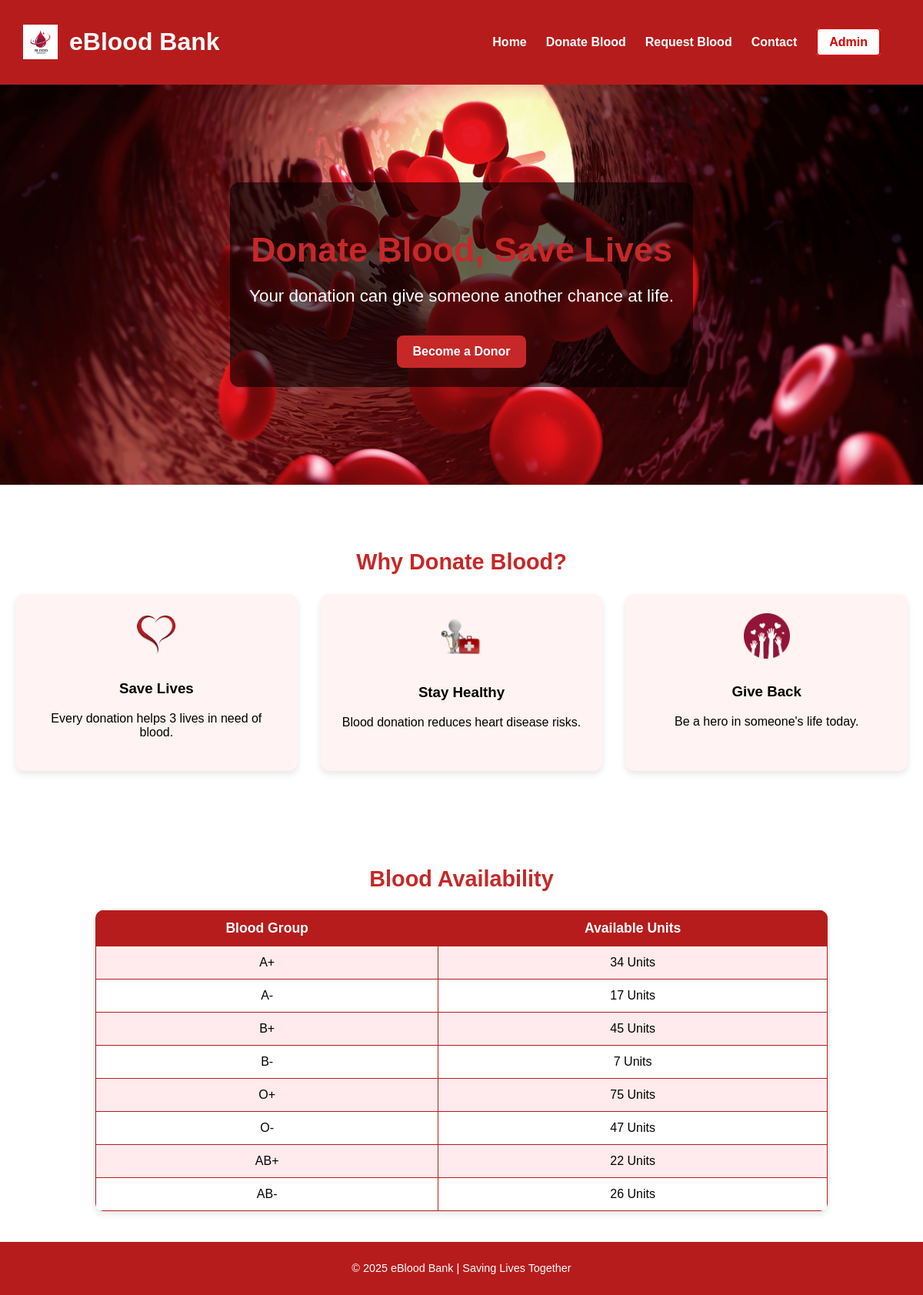
The page / on the database its author committed.
### tables this page shows
CREATE TABLE `blood_stock` (
  `id` int(11) NOT NULL,
  `blood_group` varchar(10) NOT NULL,
  `quantity` int(11) NOT NULL,
  `last_updated` timestamp NOT NULL DEFAULT current_timestamp() ON UPDATE current_timestamp()
);

### index.php (the view, shortened to what this page needs)
<!DOCTYPE html>
<html lang="en">
<head>
    <link rel="stylesheet" href="style.css">
</head>
<body>
<header>
    <div class="logo">
        <img src="images/logo.png" alt="eBlood Bank">
        <h1>eBlood Bank</h1>
    </div>
    <nav>
        <ul>
        <nav>
    <ul>
    <nav>
    <ul>
        <li><a href="index.php">Home</a></li>
        <li><a href="donor_registration.php">Donate Blood</a></li>
        <li><a href="request.php">Request Blood</a></li>
        <li><a href="contact.php">Contact</a></li>
        <li><a href="admin/admin_login.php" class="admin-btn">Admin</a></li>
    </ul>
</nav>
    </ul>
</nav>
        </ul>
    </nav>
</header>
<section class="hero">
    <div class="hero-text">
        <h2>Donate Blood, Save Lives</h2>
        <p>Your donation can give someone another chance at life.</p>
        <a href="donor_registration.php" class="btn">Become a Donor</a>
    </div>
</section>
<section class="about">
    <h2>Why Donate Blood?</h2>
    <div class="about-content">
        <div class="about-box">
            <img src="images/heart.png" alt="Save Lives">
            <h3>Save Lives</h3>
            <p>Every donation helps 3 lives in need of blood.</p>
        </div>
        <div class="about-box">
            <img src="images/health.png" alt="Stay Healthy">
            <h3>Stay Healthy</h3>
            <p>Blood donation reduces heart disease risks.</p>
        </div>
        <div class="about-box">
            <img src="images/community.png" alt="Give Back">
            <h3>Give Back</h3>
            <p>Be a hero in someone's life today.</p>
        </div>
    </div>
</section>
<section class="blood-stock">
    <h2>Blood Availability</h2>
    <table>
        <tr>
            <th>Blood Group</th>
            <th>Available Units</th>
        </tr>
        <?php
        include("db_connect.php");
        $query = "SELECT * FROM blood_stock";
        $result = mysqli_query($conn, $query);
        while ($row = mysqli_fetch_assoc($result)) {
            echo "<tr>
                    <td>{$row['blood_group']}</td>
                    <td>{$row['quantity']} Units</td>
                  </tr>";
        }
        ?>
    </table>
</section>
<footer>
    <p>&copy; 2025 eBlood Bank | Saving Lives Together</p>
</footer>
</body>
</html>

### style.css (style rules this page uses)
body { font-family: Arial, sans-serif; margin: 0; padding: 0; background-color: #f5f5f5; }
header { display: flex; justify-content: space-between; align-items: center; background: #b71c1c; padding: 15px 30px; color: white; box-shadow: 0 4px 8px rgba(0, 0, 0, 0.2); }
.logo { display: flex; align-items: center; }
.logo img { height: 45px; margin-right: 15px; }
nav ul { list-style: none; padding: 0; margin: 0; display: flex; }
nav ul li { margin-right: 25px; }
nav ul li a { text-decoration: none; color: white; font-weight: bold; transition: color 0.3s; }
.admin-btn { background: white; color: #b71c1c; padding: 8px 15px; border-radius: 5px; font-weight: bold; }
.hero { background: url('images/blood-banner.jpg') no-repeat center center/cover; height: 65vh; display: flex; align-items: center; justify-content: center; text-align: center; color: white; }
.hero-text { background: rgba(0, 0, 0, 0.6); padding: 25px; border-radius: 12px; }
.hero-text h2 { font-size: 2.8rem; margin-bottom: 10px; }
.hero-text p { font-size: 1.4rem; }
.btn { display: inline-block; margin-top: 15px; padding: 12px 25px; background: white; color: #b71c1c; text-decoration: none; font-weight: bold; border-radius: 8px; transition: background 0.3s; }
.about { text-align: center; padding: 60px 20px; background: white; }
.about-content { display: flex; justify-content: center; gap: 30px; margin-top: 25px; }
.about-box { width: 28%; padding: 25px; background: #fff3f3; border-radius: 12px; box-shadow: 0 4px 8px rgba(0, 0, 0, 0.1); transition: transform 0.3s; }
.about-box img { width: 60px; margin-bottom: 10px; }
.blood-stock { padding: 40px; text-align: center; background: white; }
.blood-stock table { width: 85%; margin: auto; border-collapse: collapse; border-radius: 10px; overflow: hidden; box-shadow: 0 4px 8px rgba(0, 0, 0, 0.1); }
.blood-stock th, .blood-stock td { padding: 12px; border: 1px solid #b71c1c; text-align: center; }
.blood-stock th { background: #b71c1c; color: white; font-size: 1.1rem; }
.blood-stock tr:nth-child(even) { background: #ffebee; }
footer { background: #b71c1c; color: white; text-align: center; padding: 12px; font-size: 0.9rem; }
h2 { color: #c62828; font-size: 1.8rem; }
.btn { background: #c62828; color: white; border: none; padding: 12px 20px; font-size: 1rem; cursor: pointer; border-radius: 8px; transition: 0.3s; }
.admin-btn { background: white; color: #d50000; padding: 8px 15px; border-radius: 5px; font-weight: bold; text-decoration: none; border: 2px solid #d50000; transition: 0.3s ease-in-out; }

### rows shown on the page
blood_stock: blood_group "A+", quantity "34"
blood_stock: blood_group "A-", quantity "17"
blood_stock: blood_group "B+", quantity "45"
blood_stock: blood_group "B-", quantity "7"
blood_stock: blood_group "O+", quantity "75"
blood_stock: blood_group "O-", quantity "47"
blood_stock: blood_group "AB+", quantity "22"
blood_stock: blood_group "AB-", quantity "26"
